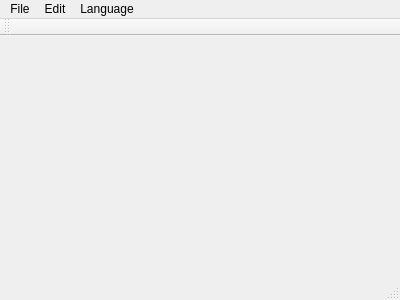
<?xml version="1.0" encoding="UTF-8"?>
<ui version="4.0">
 <class>MainWindow</class>
 <widget class="QMainWindow" name="MainWindow">
  <property name="geometry">
   <rect>
    <x>0</x>
    <y>0</y>
    <width>400</width>
    <height>300</height>
   </rect>
  </property>
  <property name="windowTitle">
   <string>MainWindow</string>
  </property>
  <widget class="QWidget" name="centralWidget"/>
  <widget class="QMenuBar" name="menuBar">
   <property name="geometry">
    <rect>
     <x>0</x>
     <y>0</y>
     <width>400</width>
     <height>23</height>
    </rect>
   </property>
   <widget class="QMenu" name="menufile">
    <property name="title">
     <string>File</string>
    </property>
    <addaction name="actionOpen"/>
    <addaction name="actionImport"/>
    <addaction name="actionExport"/>
    <addaction name="actionClose"/>
   </widget>
   <widget class="QMenu" name="menuEdit">
    <property name="title">
     <string>Edit</string>
    </property>
    <addaction name="actionCopy"/>
    <addaction name="actionPaste"/>
   </widget>
   <widget class="QMenu" name="menuLanguage">
    <property name="title">
     <string>Language</string>
    </property>
    <addaction name="actionEnglish"/>
    <addaction name="actionChinese"/>
    <addaction name="actionChinese_Traditional"/>
    <addaction name="actionJapanese"/>
    <addaction name="actionKorean"/>
    <addaction name="actionFranch"/>
   </widget>
   <addaction name="menufile"/>
   <addaction name="menuEdit"/>
   <addaction name="menuLanguage"/>
  </widget>
  <widget class="QToolBar" name="mainToolBar">
   <attribute name="toolBarArea">
    <enum>TopToolBarArea</enum>
   </attribute>
   <attribute name="toolBarBreak">
    <bool>false</bool>
   </attribute>
  </widget>
  <widget class="QStatusBar" name="statusBar"/>
  <action name="actionInsert">
   <property name="text">
    <string>Insert</string>
   </property>
  </action>
  <action name="actionOpen">
   <property name="text">
    <string>Open</string>
   </property>
  </action>
  <action name="actionImport">
   <property name="text">
    <string>Import</string>
   </property>
  </action>
  <action name="actionExport">
   <property name="text">
    <string>Export</string>
   </property>
  </action>
  <action name="actionCopy">
   <property name="text">
    <string>Copy</string>
   </property>
  </action>
  <action name="actionPaste">
   <property name="text">
    <string>Paste</string>
   </property>
  </action>
  <action name="actionEnglish">
   <property name="text">
    <string>English</string>
   </property>
  </action>
  <action name="actionChinese">
   <property name="text">
    <string>简体中文</string>
   </property>
  </action>
  <action name="actionJapanese">
   <property name="text">
    <string>日本語</string>
   </property>
  </action>
  <action name="actionKorean">
   <property name="text">
    <string>한국어</string>
   </property>
  </action>
  <action name="actionFranch">
   <property name="text">
    <string>Français</string>
   </property>
  </action>
  <action name="actionChinese_Traditional">
   <property name="text">
    <string>繁體中文</string>
   </property>
  </action>
  <action name="actionClose">
   <property name="text">
    <string>Close</string>
   </property>
  </action>
 </widget>
 <layoutdefault spacing="6" margin="11"/>
 <resources/>
 <connections/>
</ui>
